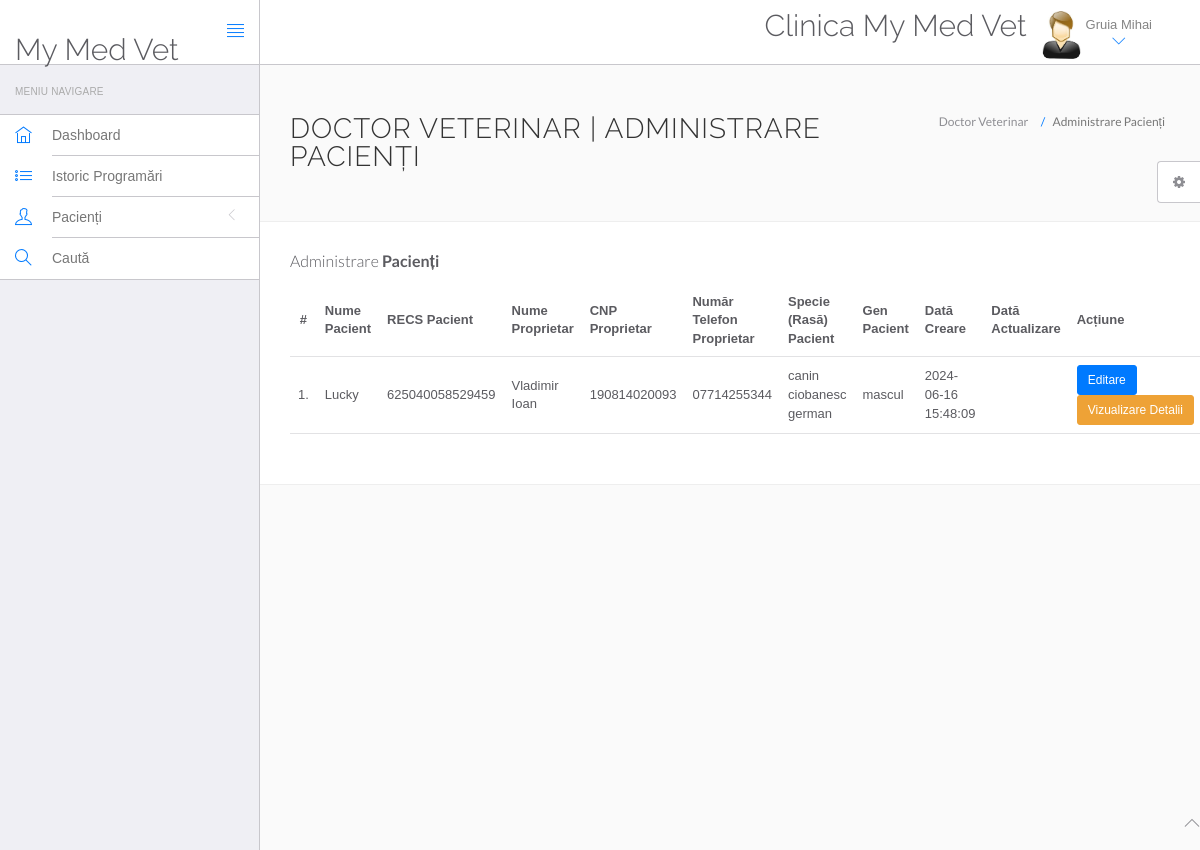
The page /mymedvet/doctor/manage-patient.php (signed in) on the database its author committed.
### tables this page shows
CREATE TABLE `vetdoc` (
  `id` int(11) NOT NULL,
  `specialization` varchar(255) DEFAULT NULL,
  `vetdocName` varchar(255) DEFAULT NULL,
  `address` longtext DEFAULT NULL,
  `vetdocFees` varchar(255) DEFAULT NULL,
  `phoneNumber` bigint(12) DEFAULT NULL,
  `vetdocEmail` varchar(255) DEFAULT NULL,
  `password` varchar(255) DEFAULT NULL,
  `createDate` timestamp NULL DEFAULT current_timestamp(),
  `updateDate` timestamp NULL DEFAULT NULL ON UPDATE current_timestamp()
);

CREATE TABLE `tblpatient` (
  `ID` int(10) NOT NULL,
  `VetDocid` int(10) DEFAULT NULL,
  `PatientName` varchar(200) DEFAULT NULL,
  `PatientRECS` bigint(15) DEFAULT NULL,
  `PatientOwnerName` varchar(45) DEFAULT NULL,
  `PatientOwnerCNP` bigint(13) DEFAULT NULL,
  `PatientOwnerPhoneNumber` varchar(15) DEFAULT NULL,
  `PatientOwnerEmail` varchar(200) DEFAULT NULL,
  `PatientSpecies` varchar(200) DEFAULT NULL,
  `PatientGender` varchar(50) DEFAULT NULL,
  `PatientAddress` mediumtext DEFAULT NULL,
  `PatientAge` varchar(100) DEFAULT NULL,
  `PatientMedhis` mediumtext DEFAULT NULL,
  `CreateDate` timestamp NULL DEFAULT current_timestamp(),
  `UpdateDate` timestamp NULL DEFAULT NULL ON UPDATE current_timestamp()
);

### mymedvet/doctor/manage-patient.php (the view, shortened to what this page needs)
<?php
include('include/config.php');
if(strlen($_SESSION['id']==0)) {
 header('location:logout.php');
  } else{
?>
<!DOCTYPE html>
<html lang="en">
	<head>
		<link rel="stylesheet" href="vendor/bootstrap/css/bootstrap.min.css">
		<link rel="stylesheet" href="vendor/fontawesome/css/font-awesome.min.css">
		<link rel="stylesheet" href="vendor/themify-icons/themify-icons.min.css">
		<link href="vendor/animate.css/animate.min.css" rel="stylesheet" media="screen">
		<link href="vendor/perfect-scrollbar/perfect-scrollbar.min.css" rel="stylesheet" media="screen">
		<link href="vendor/switchery/switchery.min.css" rel="stylesheet" media="screen">
		<link href="vendor/bootstrap-touchspin/jquery.bootstrap-touchspin.min.css" rel="stylesheet" media="screen">
		<link href="vendor/select2/select2.min.css" rel="stylesheet" media="screen">
		<link href="vendor/bootstrap-datepicker/bootstrap-datepicker3.standalone.min.css" rel="stylesheet" media="screen">
		<link href="vendor/bootstrap-timepicker/bootstrap-timepicker.min.css" rel="stylesheet" media="screen">
		<link rel="stylesheet" href="customstyle/css/styles.css">
		<link rel="stylesheet" href="customstyle/css/plugins.css">
		<link rel="stylesheet" href="customstyle/css/themes/theme-1.css" id="skin_color" />
	</head>
	<body>
		<div id="app">
<?php include('include/sidebar.php');?>
<div class="app-content">
<?php include('include/header.php');?>
<div class="main-content" >
<div class="wrap-content container" id="container">
<section id="page-title">
<div class="row">
<div class="col-sm-8">
<h1 class="mainTitle">Doctor Veterinar | Administrare Pacienți</h1>
</div>
<ol class="breadcrumb">
<li>
<span>Doctor Veterinar</span>
</li>
<li class="active">
<span>Administrare Pacienți</span>
</li>
</ol>
</div>
</section>
<div class="container-fluid container-fullw bg-white">
<div class="row">
<div class="col-md-12">
<h5 class="over-title margin-bottom-15">Administrare <span class="text-bold">Pacienți</span></h5>
<table class="table table-hover" id="sample-table-1">
<thead>
<tr>
<th class="center">#</th>
<th>Nume Pacient</th>
<th>RECS Pacient</th>
<th>Nume Proprietar</th>
<th>CNP Proprietar</th>
<th>Număr Telefon Proprietar</th>
<th>Specie (Rasă) Pacient</th>
<th>Gen Pacient</th>
<th>Dată Creare</th>
<th>Dată Actualizare</th>
<th>Acțiune</th>
</tr>
</thead>
<tbody>
<?php
$docid=$_SESSION['id'];
$sql=mysqli_query($con,"select * from tblpatient where VetDocid='$docid' ");
$cnt=1;
while($row=mysqli_fetch_array($sql))
{
?>
<tr>
<td class="center"><?php echo $cnt;?>.</td>
<td class="hidden-xs"><?php echo $row['PatientName'];?></td>
<td><?php echo $row['PatientRECS'];?></td>
<td><?php echo $row['PatientOwnerName'];?></td>
<td><?php echo $row['PatientOwnerCNP'];?></td>
<td><?php echo $row['PatientOwnerPhoneNumber'];?></td>
<td><?php echo $row['PatientSpecies'];?></td>
<td><?php echo $row['PatientGender'];?></td>
<td><?php echo $row['CreateDate'];?></td>
<td><?php echo $row['UpdateDate'];?>
</td>
<td>
<a href="edit-patient.php?editid=<?php echo $row['ID'];?>" class="btn btn-primary btn-sm" target="_blank">Editare</a> <a href="view-patient.php?viewid=<?php echo $row['ID'];?>" class="btn btn-warning btn-sm" target="_blank">Vizualizare Detalii</a>
</td>
</tr>
<?php
$cnt=$cnt+1;
 }?></tbody>
</table>
</div>
</div>
</div>
</div>
</div>
</div>
</div>
	<?php include('include/footer.php');?>
	<?php include('include/setting.php');?>
	</body>
</html>
<?php } ?>

### mymedvet/doctor/include/header.php (shortened to what this page needs)
<header class="navbar navbar-default navbar-static-top">
					<div class="navbar-header">
						<a class="navbar-brand" href="#">
							<h2 style="padding-top:20% ">My Med Vet</h2>
						</a>
						<a href="#" class="sidebar-toggler pull-right visible-md visible-lg" data-toggle-class="app-sidebar-closed" data-toggle-target="#app">
							<i class="ti-align-justify"></i>
						</a>
					</div>
					<div class="navbar-collapse collapse">
						<ul class="nav navbar-right">
								<li  style="padding-top:2% ">
								<h2>Clinica My Med Vet</h2>
							</li>
							<li class="dropdown current-user">
								<a href class="dropdown-toggle" data-toggle="dropdown">
									<img src="customstyle/images/images.jpg" > <span class="username">
									<?php $query=mysqli_query($con,"select vetdocName from vetdoc where id='".$_SESSION['id']."'");
while($row=mysqli_fetch_array($query))
{
	echo $row['vetdocName'];
}
									?> <i class="ti-angle-down"></i></i></span>
								</a>
							</li>
						</ul>
					</div>
				</header>

### mymedvet/doctor/customstyle/css/themes/theme-1.css (style rules this page uses)
body { background: #FAFAFA; }
header .navbar-header { background: #ffffff !important; border-right-color: #c8c7cc !important; border-bottom-color: #c8c7cc !important; }
header .navbar-header .sidebar-toggler, header .navbar-header .sidebar-mobile-toggler { color: #007aff !important; }
header .navbar-header .navbar-brand { color: #777 !important; }
header .navbar-collapse { background: #ffffff !important; border-bottom-color: #c8c7cc !important; box-shadow: none !important; }
header .navbar-collapse .navbar-right > li > a { color: #777; }
header .navbar-collapse .navbar-right > li > a i { color: #007aff !important; }

### mymedvet/admin/customstyle/css/themes/theme-1.css (style rules this page uses)
body { background: #FAFAFA; }
header .navbar-header { background: #ffffff !important; border-right-color: #c8c7cc !important; border-bottom-color: #c8c7cc !important; }
header .navbar-header .sidebar-toggler, header .navbar-header .sidebar-mobile-toggler { color: #007aff !important; }
header .navbar-header .navbar-brand { color: #777 !important; }
header .navbar-collapse { background: #ffffff !important; border-bottom-color: #c8c7cc !important; box-shadow: none !important; }
header .navbar-collapse .navbar-right > li > a { color: #777; }
header .navbar-collapse .navbar-right > li > a i { color: #007aff !important; }

### rows shown on the page
vetdoc: vetdocName "Gruia Mihai"
tblpatient: PatientName "Lucky", PatientRECS "625040058529459", PatientOwnerName "Vladimir Ioan", PatientOwnerCNP "190814020093", PatientOwnerPhoneNumber "07714255344", PatientSpecies "canin ciobanesc german", PatientGender "mascul", CreateDate "2024-06-16 15:48:09"
